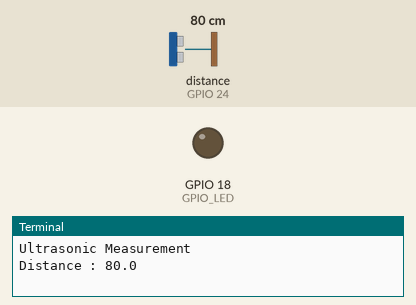
Recording of a program running on a simulated Raspberry Pi (BCM pin numbers). On the bench: output pins drawn as LEDs (lit = HIGH), the last lines printed to the terminal. The inputs (shaded band) are chosen by the test bench; at power-on: distance to the obstacle (sensor on GPIO 24) 80 cm. The echo pulse lasts 58.3 µs per cm; the clock reads 2024-03-15 10:24:30 at power-on unless the program sets it; pins used as bus, display or sensor lines are not drawn.

Above: at 1.2 s.
1.3 s: distance to the obstacle (sensor on GPIO 24) set to 12 cm
4.3 s: distance to the obstacle (sensor on GPIO 24) set to 9 cm
At 6.4 s:
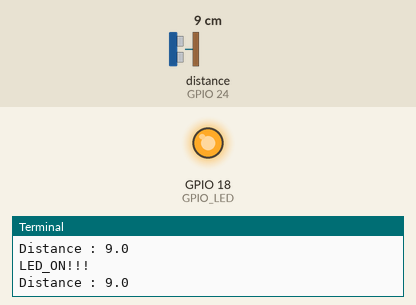
7.3 s: distance to the obstacle (sensor on GPIO 24) set to 18 cm
At 9.6 s:
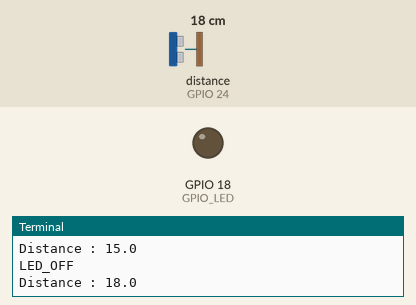
9.9 s: distance to the obstacle (sensor on GPIO 24) set to 2 cm
At 13.0 s:
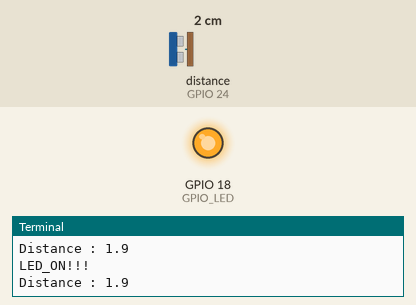
Timing chart, 0 to 13.9 s (numbered marks = the images above; inputs shaded):
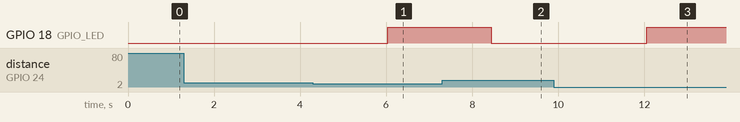

The program:

echo.py
```python
from __future__ import print_function
import time
import RPi.GPIO as GPIO

def measure():
    GPIO.output(GPIO_TRIGGER, True)
    time.sleep(0.00001)
    GPIO.output(GPIO_TRIGGER, False)
    start = time.time()

    while GPIO.input(GPIO_ECHO)==0:
        start = time.time()

    while GPIO.input(GPIO_ECHO)==1:
        stop = time.time()

    elapsed = stop-start
    distance = (elapsed * 34300)/2

    return distance

def measure_average():
    distance1=measure()
    time.sleep(0.1)
    distance2=measure()
    time.sleep(0.1)
    distance3=measure()
    distance = distance1 + distance2 + distance3
    distance = distance / 3
    return distance

GPIO.setmode(GPIO.BCM)

GPIO_TRIGGER = 23
GPIO_ECHO = 24
GPIO_LED = 18
print("Ultrasonic Measurement")

GPIO.setup(GPIO_LED,GPIO.OUT)
GPIO.setup(GPIO_TRIGGER,GPIO.OUT)
GPIO.setup(GPIO_ECHO,GPIO.IN)

GPIO.output(GPIO_TRIGGER, False)

try:
    while True:
        distance = measure_average()
        print("Distance : %.1f" % distance)
        time.sleep(1)

        if distance <=10:
            print("LED_ON!!!")
            GPIO.output(GPIO_LED, GPIO.HIGH)
        else:
            print("LED_OFF")
            GPIO.output(GPIO_LED, GPIO.LOW)


except KeyboardInterrupt:
    GPIO.cleanup()
```

Measured:
- the behaviour switches between 11 and 10 cm on distance to the obstacle (sensor on GPIO 24) (found by bisection; images 0 and 1)
- after the input at 4.3 s, GPIO 18 (GPIO_LED): LOW → HIGH after 1.7 s
- after the input at 7.3 s, GPIO 18 (GPIO_LED): HIGH → LOW after 1.1 s
- after the input at 9.9 s, GPIO 18 (GPIO_LED): LOW → HIGH after 2.2 s
